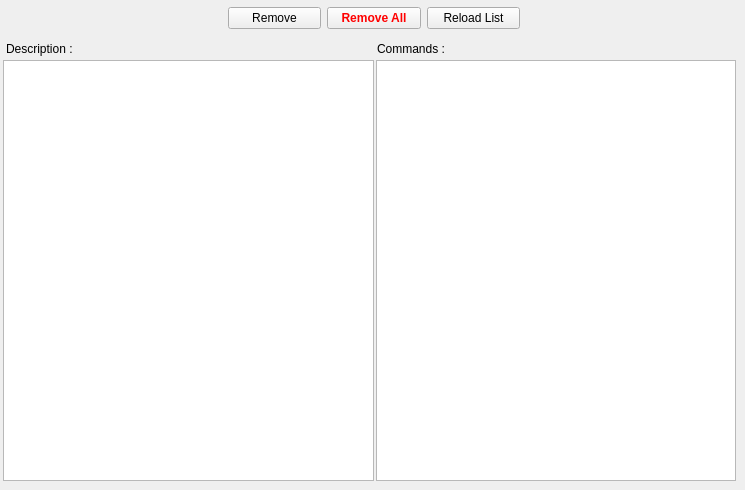
    <widget class="QWidget" name="tab_2">
     <attribute name="title">
      <string>Tasks</string>
     </attribute>
     <widget class="QListWidget" name="task_list">
      <property name="geometry">
       <rect>
        <x>3</x>
        <y>60</y>
        <width>371</width>
        <height>421</height>
       </rect>
      </property>
     </widget>
     <widget class="QLabel" name="label_5">
      <property name="geometry">
       <rect>
        <x>6</x>
        <y>40</y>
        <width>91</width>
        <height>17</height>
       </rect>
      </property>
      <property name="text">
       <string>Description : </string>
      </property>
     </widget>
     <widget class="QListWidget" name="tasks_command">
      <property name="enabled">
       <bool>true</bool>
      </property>
      <property name="geometry">
       <rect>
        <x>376</x>
        <y>60</y>
        <width>360</width>
        <height>421</height>
       </rect>
      </property>
      <property name="sortingEnabled">
       <bool>false</bool>
      </property>
     </widget>
     <widget class="QLabel" name="label_11">
      <property name="geometry">
       <rect>
        <x>377</x>
        <y>40</y>
        <width>91</width>
        <height>17</height>
       </rect>
      </property>
      <property name="text">
       <string>Commands :</string>
      </property>
     </widget>
     <widget class="QWidget" name="layoutWidget">
      <property name="geometry">
       <rect>
        <x>228</x>
        <y>4</y>
        <width>292</width>
        <height>29</height>
       </rect>
      </property>
      <layout class="QHBoxLayout" name="horizontalLayout">
       <item>
        <widget class="QPushButton" name="btn_remove">
         <property name="text">
          <string>Remove</string>
         </property>
        </widget>
       </item>
       <item>
        <widget class="QPushButton" name="btn_remove_all">
         <property name="font">
          <font>
           <weight>75</weight>
           <bold>true</bold>
          </font>
         </property>
         <property name="styleSheet">
          <string notr="true">color:red;</string>
         </property>
         <property name="text">
          <string>Remove All</string>
         </property>
        </widget>
       </item>
       <item>
        <widget class="QPushButton" name="btn_reload_List">
         <property name="text">
          <string>Reload List</string>
         </property>
        </widget>
       </item>
      </layout>
     </widget>
    </widget>
